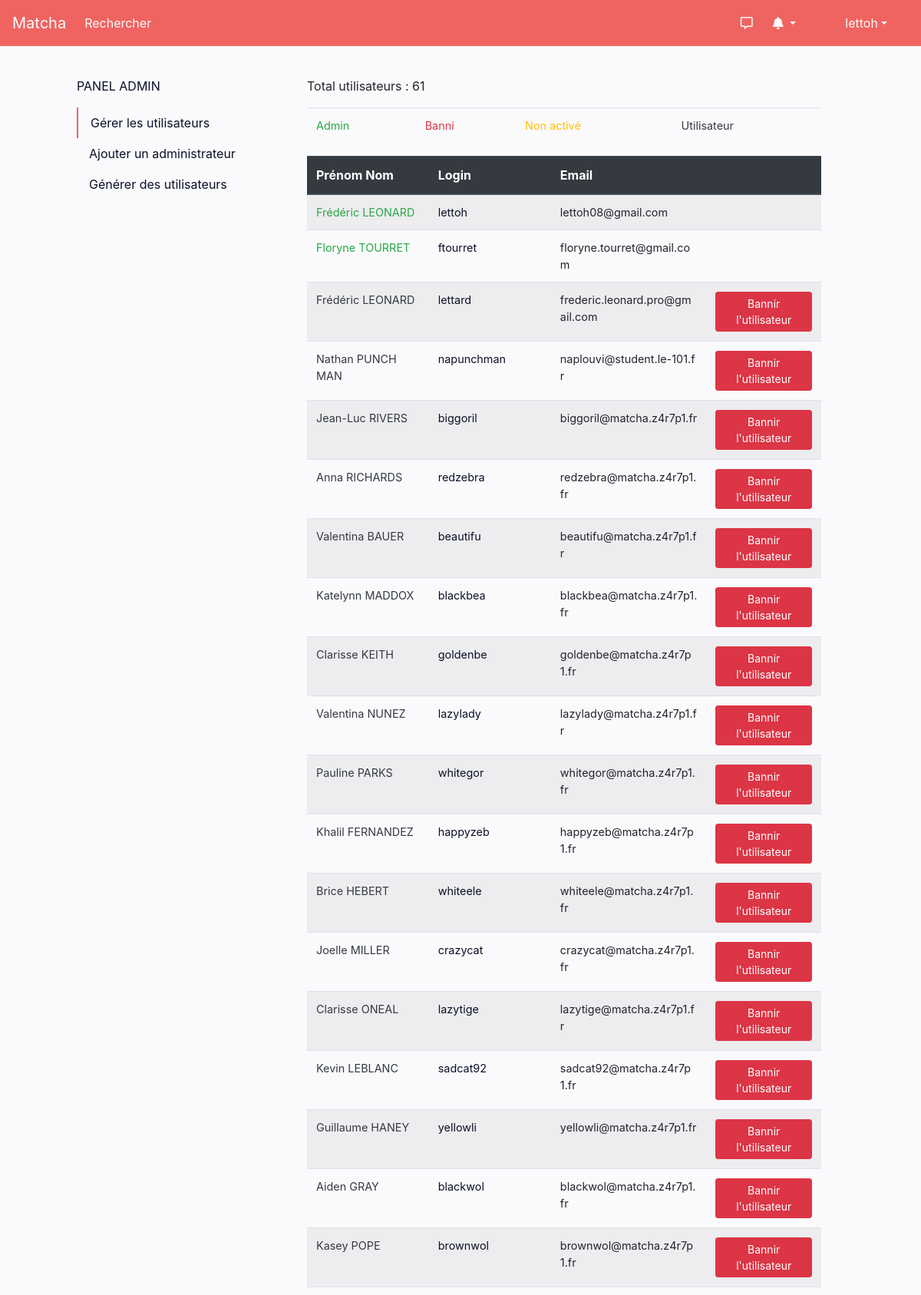
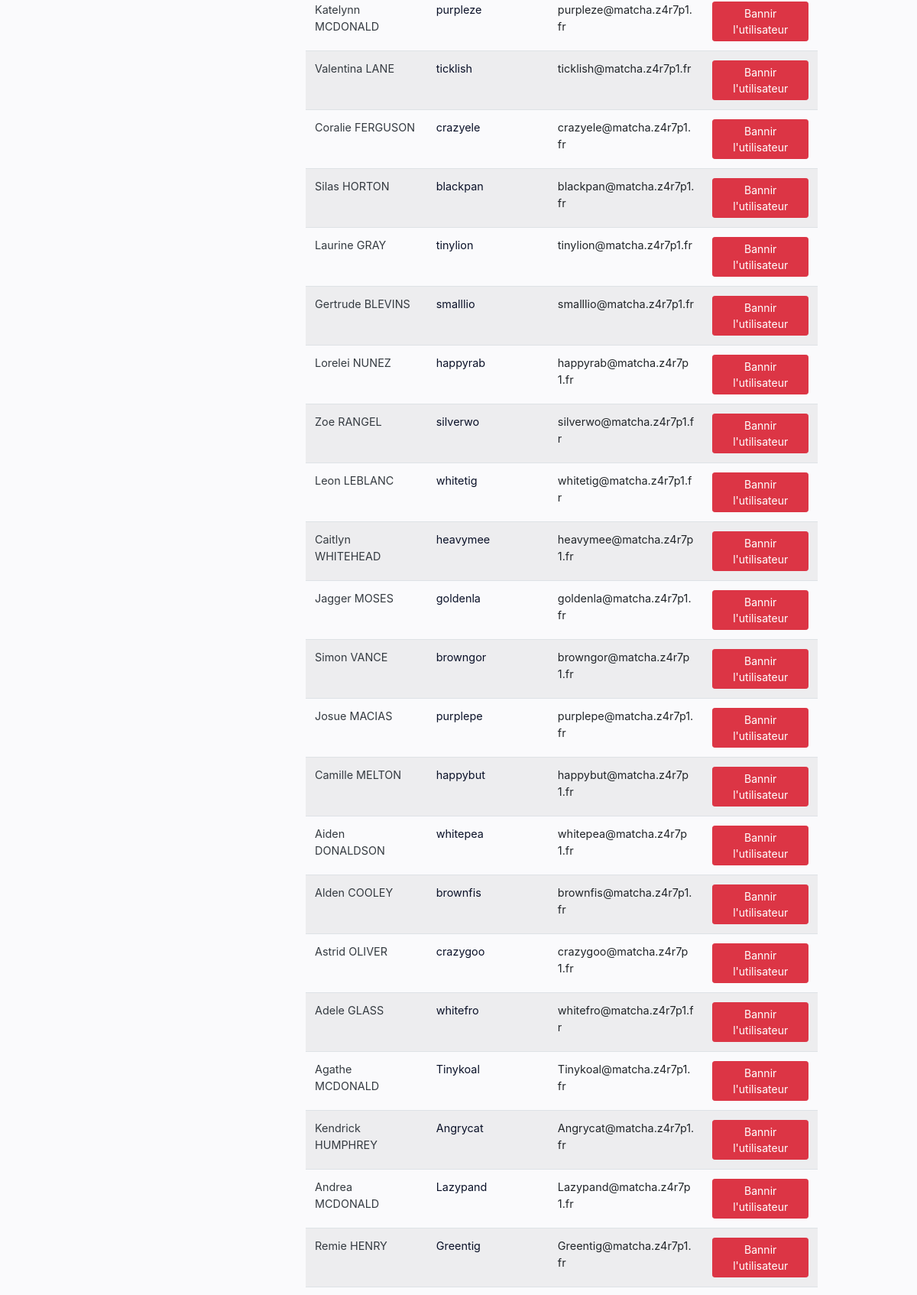
The app's page /index.php/Admin (signed in, upper part) with its own data (2 pictures, top to bottom).
### tables this page shows
CREATE TABLE `users` (
  `user_id` int(11) NOT NULL,
  `firstname` varchar(255) NOT NULL,
  `lastname` varchar(255) NOT NULL,
  `user_birthdate` date DEFAULT NULL,
  `user_gender_id` int(11) NOT NULL DEFAULT '3',
  `user_orientation_id` int(11) NOT NULL DEFAULT '4',
  `login` varchar(255) NOT NULL,
  `email` varchar(255) NOT NULL,
  `biography` varchar(255) DEFAULT NULL,
  `path_profile_picture` varchar(255) DEFAULT NULL,
  `last_connexion` timestamp NOT NULL DEFAULT CURRENT_TIMESTAMP,
  `password` varchar(255) DEFAULT NULL,
  `admin` tinyint(1) NOT NULL DEFAULT '0',
  `notif` tinyint(1) NOT NULL DEFAULT '1',
  `enabled` tinyint(1) NOT NULL DEFAULT '0',
  `longitude` float DEFAULT NULL,
  `latitude` float DEFAULT NULL,
  `address` varchar(255) DEFAULT NULL,
  `city` varchar(255) DEFAULT NULL,
  `country` varchar(255) DEFAULT NULL,
  `popularity` int(1) NOT NULL DEFAULT '0',
  `token` varchar(255) DEFAULT NULL,
  `token_expiration` timestamp NULL DEFAULT NULL
);

### config/controller.php (called while the page is built, shortened)
<?php
class Controller
{
	private $_vars = array();
    function set($data)
    {
        $this->_vars = array_merge($this->_vars, $data);
    }
    function render($filename)
    {
        extract($this->_vars);
        require(ROOT . 'views/' . $filename . '.php');
    }
    function loadView($filename, $data = NULL)
    {
        $this->render($filename);
    }
    function loadModel($name)
    {
        $this->$name = new $name();
	}
}

### controllers/Admin.php (called while the page is built, shortened)
<?php
Class Admin extends Controller{
    public function index(){
        $data = array();
        $this->loadModel('Admin_model');
        $data['users'] = $this->Admin_model->get_users();
        $this->loadModel('Profile_model');
        $data['notifs'] = $this->Profile_model->get_notifs($_SESSION['user']['user_id']);
        $this->loadView('Base/header_view');
        $this->loadView('Base/navbar_view', $data);
        $this->loadView('Admin/index_view', $data);
        $this->loadView('Base/footer_view');
    }
}
?>

### config/model.php (called while the page is built, shortened)
<?php
require_once ('Database.php');
Class Model{
    public function __construct()
    {
        $database = new Database();
        $this->db = $database->openConnection();
    }
}
?>

### config/database.php (called while the page is built, shortened)
<?php
class Database
{
    private $_serverdb = 'mysql:host=172.20.0.2;dbname=matcha';
    private $_server = 'mysql:host=172.20.0.2';
    private $_user = 'root';
    private $_password = 'root';
    private $options = array(
        PDO::ATTR_ERRMODE => PDO::ERRMODE_EXCEPTION,
        PDO::ATTR_DEFAULT_FETCH_MODE => PDO::FETCH_ASSOC,
        PDO::MYSQL_ATTR_INIT_COMMAND => 'SET NAMES utf8'
    );
    public function openConnection()
    {
        try {
            $this->connexion = new PDO($this->_server, $this->_user, $this->_password, $this->options);
            $req = $this->connexion->prepare("CREATE DATABASE IF NOT EXISTS `matcha`;");
            $req->execute();
        } catch (PDOException $e) {
            echo "There is some problem in connection: " . $e->getMessage();
        }
        try {
            $this->conn = new PDO($this->_serverdb, $this->_user, $this->_password, $this->options);
            return $this->conn;
        } catch (PDOException $e) {
            echo "There is some problem in connection: " . $e->getMessage();
        }
    }
}

### models/Profile_model.php (called while the page is built, shortened)
<?php
Class Profile_model extends Model
{
    public function get_notifs($id)
    {
        $req = $this->db->prepare( "SELECT * FROM `notifs`
                                    INNER JOIN `users` on users.user_id = notifs.emit_user_id
                                    WHERE notifs.user_id = $id
                                    ORDER BY `notif_date` DESC");
        $req->execute();
        return ($req->fetchAll());
    }
}
?>

### models/Admin_model.php (called while the page is built, shortened)
<?php
Class Admin_model extends Model
{
    public function get_users(){
        $req = $this->db->prepare("SELECT * FROM `users` WHERE 1 ORDER BY `admin` DESC");
        $req->execute();
        return ($req->fetchAll());
    }
}
?>

### views/Admin/index_view.php (the view, shortened to what this page needs)
<div class="gestion_user">
    <div class="row">
        <div class="col-md-3 offset-md-1">
            <aside class="menu">
                <p class="menu-label">
                    Panel admin
                </p>
                <nav class="nav flex-column">
                    <a class="nav-link active" onclick="display_users()" id="display_users">Gérer les utilisateurs</a>
                    <a class="nav-link" onclick="display_admin()" id="display_admin">Ajouter un administrateur</a>
                    <a class="nav-link" onclick="display_create()" id="display_create">Générer des utilisateurs</a>
                </nav>
            </aside>
        </div>
        <div class="col-md-7">
            <p>Total utilisateurs : <?php echo count($users) ?></p>
            <div class="container-users" id="users">
                <table class="table">
                    <td class="text-success">Admin</td>
                    <td class="text-danger">Banni</td>
                    <td class="text-warning">Non activé</td>
                    <td class="text-dark">Utilisateur</td>
                </table>
                <table class="table table-striped table-hover">
                    <thead class="thead-dark">
                        <th scope="col">Prénom Nom</th>
                        <th scope="col">Login</th>
                        <th scope="col">Email</th>
                        <th scope="col"></th>
                    </thead>
                    <tbody>
                        <?php
                        foreach ($users as $user) {
                            if ($user['admin'] == 1)
                                echo '<tr id="tr_' . $user['user_id'] . '">
                                <td id="name_' . $user['user_id'] . '" class="text-success">' . $user['firstname'] . ' ' . $user['lastname'] . '</td>
                                <td><a style="color: #0A1128" href="/index.php/Profile/' . $user['login'] . '">' . $user['login'] . '</a></td>
                                <td class="email">' . $user['email'] . '</td>
                                <td id="button_' . $user['user_id'] . '"></td>
                                </tr>';
                            else if ($user['enabled'] == -1)
                                echo '<tr id="tr_' . $user['user_id'] . '">
                                <td id="name_' . $user['user_id'] . '" class="text-danger">' . $user['firstname'] . ' ' . $user['lastname'] . '</td>
                                <td><a style="color: #0A1128" href="/index.php/Profile/' . $user['login'] . '">' . $user['login'] . '</a></td>
                                <td class="email">' . $user['email'] . '</td>
                                <td id="button_' . $user['user_id'] . '"><button class="btn btn-sm btn-warning" onclick="unban(\'' . $user['user_id'] . '\' , \'' . $user['enabled'] . '\' , \'' . $user['admin'] . '\')">Autoriser l\'utilisateur</button></td>
                                </tr>';
                            else if ($user['enabled'] == 0)
                                echo '<tr id="tr_' . $user['user_id'] . '">
                                <td id="name_' . $user['user_id'] . '" class="text-warning">' . $user['firstname'] . ' ' . $user['lastname'] . '</td>
                                <td><a style="color: #0A1128" href="/index.php/Profile/' . $user['login'] . '">' . $user['login'] . '</a></td>
                                <td class="email">' . $user['email'] . '</td>
                                <td id="button_' . $user['user_id'] . '"><button class="btn btn-sm btn-danger" onclick="ban(\'' . $user['user_id'] . '\' , \'' . $user['enabled'] . '\' , \'' . $user['admin'] . '\')">Bannir l\'utilisateur</button></td>
                                </tr>';
                            else
                                echo '<tr id="tr_' . $user['user_id'] . '">
                                <td id="name_' . $user['user_id'] . '" class="text-dark">' . $user['firstname'] . ' ' . $user['lastname'] . '</td>
                                <td><a style="color: #0A1128" href="/index.php/Profile/' . $user['login'] . '">' . $user['login'] . '</a></td>
                                <td class="email">' . $user['email'] . '</td>
                                <td id="button_' . $user['user_id'] . '"><button class="btn btn-sm btn-danger" onclick="ban(\'' . $user['user_id'] . '\' , \'' . $user['enabled'] . '\' , \'' . $user['admin'] . '\')">Bannir l\'utilisateur</button></td>
                                </tr>';
                        }
                        ?>
                    </tbody>
                </table>
            </div>
        </div>
    </div>
</div>

### index.php (shortened to what this page needs)
<?php
require ROOT . 'Config/model.php';
require ROOT . 'Config/controller.php';
preg_match('/^(.*)$/', $_SERVER["PATH_INFO"], $matches);
$params = array_slice(explode('/', $matches[1]), 1);
$controller = isset($params[0]) && !empty($params[0]) ? $params[0] : 'Accueil';
$method = isset($params[1]) && !empty($params[1]) ? $params[1] : 'index';
if (file_exists('controllers/' . $controller . '.php')) {
    $controller = new $controller();
    if (method_exists($controller, $method)) {
        if (!empty($argv))
            $controller->$method($argv);
        else
            $controller->$method();
    } else {
        include '404.php';
    }
} else {
    include '404.php';
}

### views/Base/header_view.php (shortened to what this page needs)
<!DOCTYPE html>
<html lang="fr">
<head>
    <link rel="stylesheet" href="https://stackpath.bootstrapcdn.com/bootstrap/4.3.1/css/bootstrap.min.css">
    <link rel="stylesheet" href="/assets/css/rcrop.min.css">
    <link rel="stylesheet" href="https://cdn.jsdelivr.net/npm/bootstrap-select@1.13.9/dist/css/bootstrap-select.min.css">
    <link href="https://cdnjs.cloudflare.com/ajax/libs/selectize.js/0.12.6/css/selectize.css" rel="stylesheet" />
    <link rel="stylesheet" href="/assets/css/master.css">
    <link rel="stylesheet" href="/assets/css/style.css">
    <link rel="stylesheet" href="https://use.fontawesome.com/releases/v5.8.1/css/all.css">
</head>
<body class="has-navbar-fixed-top">

### views/Base/navbar_view.php (shortened to what this page needs)
<nav class="navbar navbar-expand-lg navbar-dark bg-dark">
  <a class="navbar-brand" href="/index.php">Matcha</a>
  <div class="collapse navbar-collapse" id="navbarSupportedContent">
    <ul class="navbar-nav mr-auto">
      <li class="nav-item">
        <a class="nav-link" href="/index.php/recherche">Rechercher</a>
      </li>
    </ul>
    <?php if (isset($_SESSION['user'])) { ?>
      <ul class="navbar-nav ml-auto notification" id="notif-icon" style="padding-right: 10px!important;">
        <li class="nav-item">
          <a class="nav-link chat" href="/index.php/Chat"><i class="far fa-comment-alt"></i></a>
        </li>
        <li class="nav-item dropdown" id="notif-content" id="notifications">
          <div id="content-notif">
            <a class="nav-link dropdown-toggle" href="#" id="navbarDropdown" role="button" data-toggle="dropdown" aria-haspopup="true" aria-expanded="false">
              <?php if ($notifs[0]['lu'] == 0) { ?>
                <i class="fas fa-bell"></i>
              <?php } else { ?>
                <i class="far fa-bell"></i>
              <?php } ?>
            </a>
          </div>
        </li>
      </ul>
    <?php } ?>
    <ul class="navbar-nav ml-auto" style="margin-left: 0!important; margin-right: 20px;">
      <?php if (isset($_SESSION['user'])) { ?>
        <a class="nav-link dropdown-toggle nav-login" href="#" id="navbarDropdown" role="button" data-toggle="dropdown" aria-haspopup="true" aria-expanded="false">
          <?php if (!empty($_SESSION['user']['path_profile_picture'])) { ?>
            <div style='float:left; background-image: url("/<?php echo $_SESSION['user']['path_profile_picture'] ?>"); background-size: cover; background-position: 50% 50%; border-radius: 100%; height: 28px; width: 28px; margin-right:10px;'>
            <?php } else { ?>
              <div style='float:left; background-image: url("/assets/img/avatar.png"); background-size: cover; border-radius: 100%; background-position: 50% 50%; height: 28px; width: 28px; margin-right:10px;'>
              <?php } ?>
            </div>
            <span><?php echo $_SESSION['user']['login']; ?></span></a>
      <?php } ?>
    </ul>
  </div>
</nav>

### views/Base/footer_view.php
</body>
</html>

### assets/css/master.css (style rules this page uses)
body { background-color: #FAFAFC; position: relative; padding-bottom: 40px; }
a { text-decoration: none!important; }
td { font-size: .9rem; }
.navbar.navbar-expand-lg.navbar-dark.bg-dark { background-color: #EF6461 !important; }
.navbar-dark .navbar-brand { color: #FCFCFC; }
.nav-login { line-height: 28px; vertical-align: middle; }
.nav-link { cursor: pointer; color: #0A1128 !important; }
.navbar-dark .navbar-nav .nav-link { color: #FCFCFC !important; }
.nav-link.active { border-left: 2px solid #EF6461; }
.chat { margin-right: 10px; }
.menu-label { text-transform: uppercase; color: #0A1128; }
.row { width: 100%; }

### assets/css/style.css (style rules this page uses)
.gestion_user { margin-top: 5vh; }
td.email { word-break: break-all; }

### records on screen
users: firstname "Frédéric", lastname "LEONARD", login "lettoh", email "lettoh08@gmail.com"
users: firstname "Floryne", lastname "TOURRET", login "ftourret", email "floryne.tourret@gmail.com"
users: firstname "Frédéric", lastname "LEONARD", login "lettard", email "frederic.leonard.pro@gmail.com"
users: firstname "Nathan", lastname "PUNCH MAN", login "napunchman", email "naplouvi@student.le-101.fr"
users: firstname "Jean-Luc", lastname "RIVERS", login "biggoril", email "biggoril@matcha.z4r7p1.fr"
users: firstname "Anna", lastname "RICHARDS", login "redzebra", email "redzebra@matcha.z4r7p1.fr"
users: firstname "Valentina", lastname "BAUER", login "beautifu", email "beautifu@matcha.z4r7p1.fr"
users: firstname "Katelynn", lastname "MADDOX", login "blackbea", email "blackbea@matcha.z4r7p1.fr"
users: firstname "Clarisse", lastname "KEITH", login "goldenbe", email "goldenbe@matcha.z4r7p1.fr"
users: firstname "Valentina", lastname "NUNEZ", login "lazylady", email "lazylady@matcha.z4r7p1.fr"
users: firstname "Pauline", lastname "PARKS", login "whitegor", email "whitegor@matcha.z4r7p1.fr"
users: firstname "Khalil", lastname "FERNANDEZ", login "happyzeb", email "happyzeb@matcha.z4r7p1.fr"
users: firstname "Brice", lastname "HEBERT", login "whiteele", email "whiteele@matcha.z4r7p1.fr"
users: firstname "Joelle", lastname "MILLER", login "crazycat", email "crazycat@matcha.z4r7p1.fr"
users: firstname "Clarisse", lastname "ONEAL", login "lazytige", email "lazytige@matcha.z4r7p1.fr"
users: firstname "Kevin", lastname "LEBLANC", login "sadcat92", email "sadcat92@matcha.z4r7p1.fr"
users: firstname "Guillaume", lastname "HANEY", login "yellowli", email "yellowli@matcha.z4r7p1.fr"
users: firstname "Aiden", lastname "GRAY", login "blackwol", email "blackwol@matcha.z4r7p1.fr"
users: firstname "Kasey", lastname "POPE", login "brownwol", email "brownwol@matcha.z4r7p1.fr"
users: firstname "Katelynn", lastname "MCDONALD", login "purpleze", email "purpleze@matcha.z4r7p1.fr"
users: firstname "Valentina", lastname "LANE", login "ticklish", email "ticklish@matcha.z4r7p1.fr"
users: firstname "Coralie", lastname "FERGUSON", login "crazyele", email "crazyele@matcha.z4r7p1.fr"
users: firstname "Silas", lastname "HORTON", login "blackpan", email "blackpan@matcha.z4r7p1.fr"
users: firstname "Laurine", lastname "GRAY", login "tinylion", email "tinylion@matcha.z4r7p1.fr"
users: firstname "Gertrude", lastname "BLEVINS", login "smalllio", email "smalllio@matcha.z4r7p1.fr"
users: firstname "Lorelei", lastname "NUNEZ", login "happyrab", email "happyrab@matcha.z4r7p1.fr"
users: firstname "Zoe", lastname "RANGEL", login "silverwo", email "silverwo@matcha.z4r7p1.fr"
users: firstname "Leon", lastname "LEBLANC", login "whitetig", email "whitetig@matcha.z4r7p1.fr"
users: firstname "Caitlyn", lastname "WHITEHEAD", login "heavymee", email "heavymee@matcha.z4r7p1.fr"
users: firstname "Jagger", lastname "MOSES", login "goldenla", email "goldenla@matcha.z4r7p1.fr"
users: firstname "Simon", lastname "VANCE", login "browngor", email "browngor@matcha.z4r7p1.fr"
users: firstname "Josue", lastname "MACIAS", login "purplepe", email "purplepe@matcha.z4r7p1.fr"
users: firstname "Camille", lastname "MELTON", login "happybut", email "happybut@matcha.z4r7p1.fr"
users: firstname "Aiden", lastname "DONALDSON", login "whitepea", email "whitepea@matcha.z4r7p1.fr"
users: firstname "Alden", lastname "COOLEY", login "brownfis", email "brownfis@matcha.z4r7p1.fr"
users: firstname "Astrid", lastname "OLIVER", login "crazygoo", email "crazygoo@matcha.z4r7p1.fr"
users: firstname "Adele", lastname "GLASS", login "whitefro", email "whitefro@matcha.z4r7p1.fr"
users: firstname "Agathe", lastname "MCDONALD", login "Tinykoal", email "Tinykoal@matcha.z4r7p1.fr"
users: firstname "Kendrick", lastname "HUMPHREY", login "Angrycat", email "Angrycat@matcha.z4r7p1.fr"
users: firstname "Andrea", lastname "MCDONALD", login "Lazypand", email "Lazypand@matcha.z4r7p1.fr"
users: firstname "Remie", lastname "HENRY", login "Greentig", email "Greentig@matcha.z4r7p1.fr"

### other values on screen
$_SESSION['user']['login'] "lettoh"
count($users) "61"
